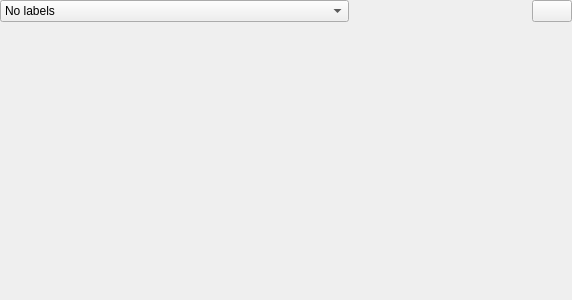
<?xml version="1.0" encoding="UTF-8"?>
<ui version="4.0">
 <class>LabelingWidget</class>
 <widget class="QWidget" name="LabelingWidget">
  <property name="geometry">
   <rect>
    <x>0</x>
    <y>0</y>
    <width>572</width>
    <height>300</height>
   </rect>
  </property>
  <layout class="QVBoxLayout" name="verticalLayout">
   <property name="spacing">
    <number>6</number>
   </property>
   <property name="leftMargin">
    <number>0</number>
   </property>
   <property name="topMargin">
    <number>0</number>
   </property>
   <property name="rightMargin">
    <number>0</number>
   </property>
   <property name="bottomMargin">
    <number>0</number>
   </property>
   <item>
    <layout class="QHBoxLayout" name="horizontalLayout">
     <item>
      <widget class="QComboBox" name="mLabelModeComboBox">
       <item>
        <property name="text">
         <string>No labels</string>
        </property>
       </item>
       <item>
        <property name="text">
         <string>Show labels for this layer</string>
        </property>
        <property name="icon">
         <iconset>
          <normaloff>:/images/themes/default/labelingSingle.svg</normaloff>:/images/themes/default/labelingSingle.svg</iconset>
        </property>
       </item>
       <item>
        <property name="text">
         <string>Rule-based labeling</string>
        </property>
        <property name="icon">
         <iconset>
          <normaloff>:/images/themes/default/labelingRuleBased.svg</normaloff>:/images/themes/default/labelingRuleBased.svg</iconset>
        </property>
       </item>
       <item>
        <property name="text">
         <string>Discourage other labels from covering features in this layer</string>
        </property>
        <property name="icon">
         <iconset>
          <normaloff>:/images/themes/default/labelingObstacle.svg</normaloff>:/images/themes/default/labelingObstacle.svg</iconset>
        </property>
       </item>
      </widget>
     </item>
     <item>
      <spacer name="horizontalSpacer_5">
       <property name="orientation">
        <enum>Qt::Horizontal</enum>
       </property>
       <property name="sizeHint" stdset="0">
        <size>
         <width>12</width>
         <height>20</height>
        </size>
       </property>
      </spacer>
     </item>
     <item>
      <widget class="QPushButton" name="mEngineSettingsButton">
       <property name="enabled">
        <bool>true</bool>
       </property>
       <property name="toolTip">
        <string>Automated placement settings (apply to all layers)</string>
       </property>
       <property name="icon">
        <iconset>
         <normaloff>:/images/themes/default/mIconAutoPlacementSettings.svg</normaloff>:/images/themes/default/mIconAutoPlacementSettings.svg</iconset>
       </property>
       <property name="iconSize">
        <size>
         <width>24</width>
         <height>16</height>
        </size>
       </property>
      </widget>
     </item>
    </layout>
   </item>
   <item>
    <widget class="QStackedWidget" name="mStackedWidget"/>
   </item>
  </layout>
 </widget>
 <resources>
  <include location="../../images/images.qrc"/>
 </resources>
 <connections/>
</ui>
